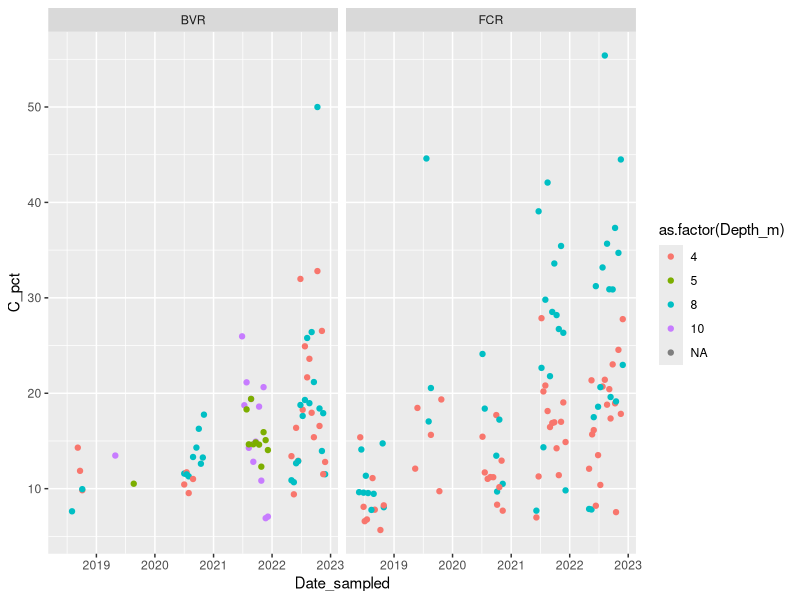

The R source for this figure: (Note: this script raises an error after producing the figure.)
## ---- chunk 1
knitr::opts_chunk$set(echo = TRUE)
library(tidyverse)
library(lubridate)
## ---- chunk 2
cn1 = read.csv("./2023 sed trap runs/ASL 23jan23.csv")
cn2 = read.csv("./2023 sed trap runs/ASL 24jan23.csv")
cn3 = read.csv("./2023 sed trap runs/ASL 26jan23.csv")
cn4 = read.csv("./2023 sed trap runs/ASL 27jan23.csv")

cn_raw = cn1%>%
  full_join(cn2)%>%
  full_join(cn3)%>%
  full_join(cn4)

cn_processed = cn_raw%>%
  filter(!Name%in%c("aa as unknown","aspartic acid","RunIn","ref zzyzx","crucible blank","internal reference zzyzx"),
         Method == "very low")%>%
  mutate(Reservoir = ifelse(substring(Name,1,1)=="f","FCR",NA),
         Reservoir = ifelse(substring(Name,1,1)=="b","BVR",Reservoir),
         cut = substring(Name,2),
         Date_sampled = as.Date(sub("_.*","",cut),format = "%d%b%y"),
         cut = sub("[0-9]+[a-z]+[0-9]+","",cut),
         Depth_m = as.numeric(sub("_","",sub("m.+","",cut))),
         cut = sub("_[0-9]+m_","",cut),
         cut = ifelse(cut=="r1f2","r1f2_r1f2",cut),
         filter1_ID = ifelse(grepl("_",cut),
                             sub("_.+","",cut),
                             paste0("r1",cut)),
         filter2_ID = ifelse(grepl("_",cut),
                             sub(".+_","",cut),
                             paste0("r2",cut)))%>%
  select(-cut,-No.,-Hole..Pos.,-Method,-Info,-C..Blank,-N..Blank)%>%
  rename(Time_run = Time,
         Weight_mg = Weight...mg.,
         N_area = N..Area,
         C_area = C..Area,
         N_pct = N.....,
         C_pct = C.....,
         CN_ratio = C.N..ratio,
         N_factor = N..Factor,
         C_factor = C..Factor,
         Date_run = Date)

cn_processed%>%
  ggplot(aes(x=Date_sampled,y=C_pct,color=as.factor(Depth_m)))+
  geom_point()+
  facet_wrap(~Reservoir)

weights2019 <- read.csv("./2019 files/2019_SedTraps_edited.csv")%>%
  mutate(Day_Filtered=as.POSIXct(Day_Filtered, format = "%d-%b-%y"),
         Sed_mass_g= Filter_mass_post_filtering_g-sed$Filter_mass_pre_filtering_g,
         Sed_conc_mg_L= Sed_mass_g / Volume_filtered_mL*1000000,
         Sample_ID= tolower(Sample_ID),
         Depth = str_extract(str_extract(Sample_ID, "[0-9]+m"),"[0-9]+"),
         Rep =str_extract(str_extract(Sample_ID, "r[0-9]+"),"[0-9]+"),
         Filter =str_extract(str_extract(Sample_ID, "f[0-9]+"),"[0-9]+"),
         Res= str_extract(Sample_ID, "(fcr|bvr|\\sb\\s|\\sf\\s)"),
         Date = str_extract(Sample_ID, "\\d+ \\D\\D\\D \\d\\d"),
         Date= as.POSIXct(Date, format = "%d %b %y"),
         Type = str_extract(Sample_ID, "(sed\\strap\\sleftover|st\\sleftover|ses\\snet|sed)"))
         
weights2019$Date[is.na(weights2019$Date)]=weights2019$Day_Filtered[is.na(weights2019$Date)]
weights2019$Res[is.na(weights2019$Res) & weights2019$Depth %in% c(4,8)]= "fcr"
weights2019$Res[is.na(weights2019$Res) & weights2019$Depth %in% c(5,10)]= "bvr"
weights2019$Type[is.na(weights2019$Type)] = "sed"

weights2019_processed = weights2019%>%
  filter(Type=="sed")%>%
  select(-Type)
## ---- chunk 3
cn1 <- read.csv("./2019 files/MAG03Apr19.csv")
cn2 <- read.csv("./2019 files/MAG10Apr19.csv")
cn3 <- read.csv("./2019 files/MAG28mar19.csv")

cn_temp <- cn1 %>%
  full_join(cn2)%>%
  full_join(cn3)%>%
  filter(Method == "soil")%>%
  mutate(Name = tolower(Name),
         Date_run = Date,
         Reservoir = str_extract(str_extract(Name, "(f_|fcr|b_|bvr)"),"[a-z]"),
         Reservoir = ifelse(grepl("f",Reservoir),
                           "FCR",
                           ifelse(grepl("b",Reservoir),
                                  "BVR",
                                  NA)
                           ),
         Depth_m = as.numeric(str_extract(str_extract(Name, "[0-9]+m"),"[0-9]+")),
         Rep = as.numeric(str_extract(str_extract(Name, "r[0-9]+"),"[0-9]+")),
         is.dup = str_extract(Name, "dup"),
         Date_num = as.character(as.Date(str_extract(Name, "\\d\\d\\d\\d+"), format = "%m%d%y")),
         Date_let = as.character(as.Date(str_extract(Name, "\\d+\\D\\D\\D\\d\\d"), format = "%d%b%y")),
         Date_slash = as.character(as.Date(str_extract(Name, "\\d+/\\d+/\\d+"), format = "%m/%d/%y")))%>%
  rename(Time_run = Time,
         Weight_mg = Weight...mg.,
         N_area = N..Area,
         C_area = C..Area,
         N_pct = N.....,
         C_pct = C.....,
         CN_ratio = C.N..ratio)%>%
  select(-No.,-Hole..Pos.,-N..Factor,-C..Factor,-N..Blank,-C..Blank)
cn_17_18 <- unite(cn_temp, "Date_temp", c(Date_num,Date_let,Date_slash), sep = "")%>%
  mutate(Date_sampled = as.Date(gsub("NA","",Date_temp)))%>%
  select(-Date_temp,-Date)
cn_17_18$Layer[cn_17_18$Depth_m %in% c(4,5)] <- "epi"
cn_17_18$Layer[cn_17_18$Depth_m %in% c(8,10)] <- "hypo"

cn_17_18%>%
  ggplot(aes(x = Date_sampled, y = CN_ratio, color = Reservoir, shape = Layer))+
  geom_point()

cn_sd <- cn_17_18 %>%
  group_by(Reservoir, Layer, Date_sampled)%>%
  add_tally()%>%
  summarize(CN_ratio_mean = mean(CN_ratio, na.rm = T),
            CN_ratio_sd = sd(CN_ratio, na.rm = T),
            N_pct_mean = mean(N_pct),
            N_pct_sd = sd(N_pct),
            C_pct_mean = mean(C_pct),
            C_pct_sd = sd(C_pct),
            n = unique(n))%>%
  mutate(Year = year(Date_sampled))

cn_sd%>%
  filter(!is.na(Date_sampled))%>%
  ggplot(aes(x = Date_sampled, y = CN_ratio_mean, col = Reservoir, lty = Layer))+
  geom_line()+
  geom_errorbar(aes(ymin = (CN_ratio_mean-CN_ratio_sd), ymax = (CN_ratio_mean+CN_ratio_sd)))+
  ylab("CN ratio")+
  xlab("")+
  facet_wrap("Year", scales = "free_x")

cn_sd%>%
  filter(!is.na(Date_sampled))%>%
  ggplot(aes(x = Date_sampled, y = C_pct_mean, col = Reservoir, lty = Layer))+
  geom_line()+
  geom_errorbar(aes(ymin = (C_pct_mean-C_pct_sd), ymax = (C_pct_mean+C_pct_sd)))+
  ylab("C pct")+
  xlab("")+
  facet_wrap("Year", scales = "free_x")

cn_sd%>%
  filter(!is.na(Date_sampled))%>%
  ggplot(aes(x = Date_sampled, y = N_pct_mean, col = Reservoir, lty = Layer))+
  geom_line()+
  geom_errorbar(aes(ymin = (N_pct_mean-N_pct_sd), ymax = (N_pct_mean+N_pct_sd)))+
  ylab("N pct")+
  xlab("")+
  facet_wrap("Year", scales = "free_x")
## ---- chunk 4
names(cn_processed)
names(cn_17_18)

cn_comb = cn_processed%>%
  full_join(cn_17_18)

cn_comb%>%
  ggplot(aes(x=Date_sampled,y=C_pct,color=as.factor(Depth_m)))+
  geom_point()+
  facet_wrap(~Reservoir)
